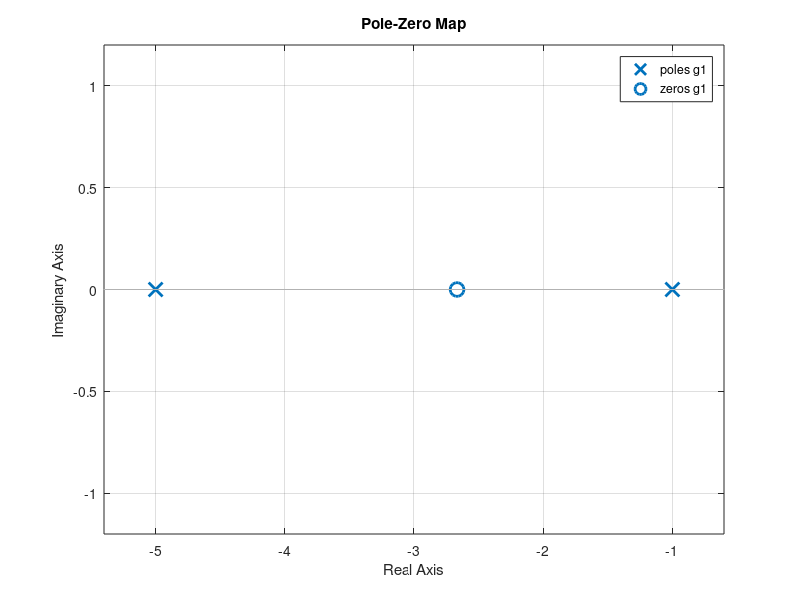
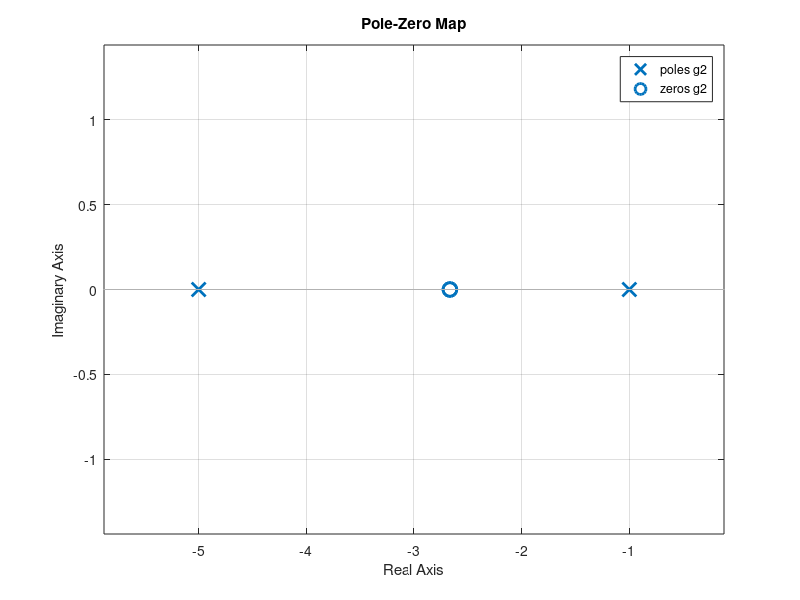
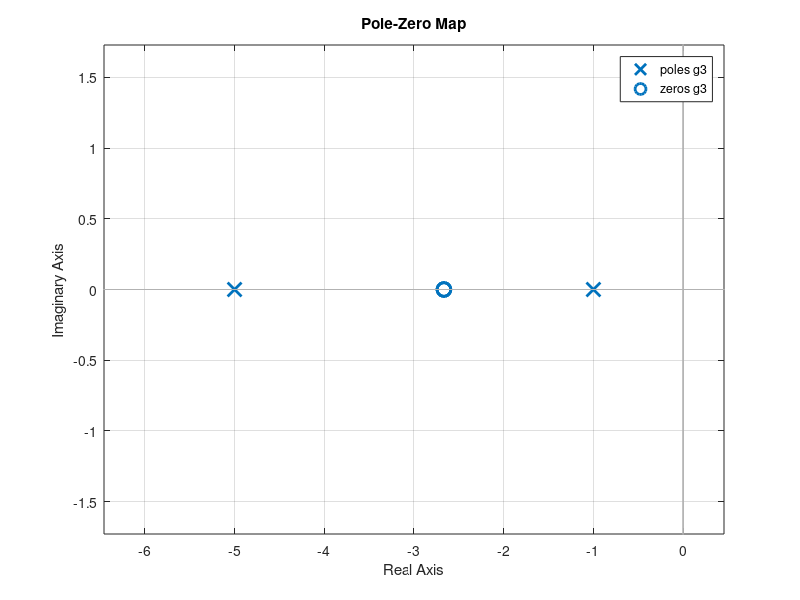
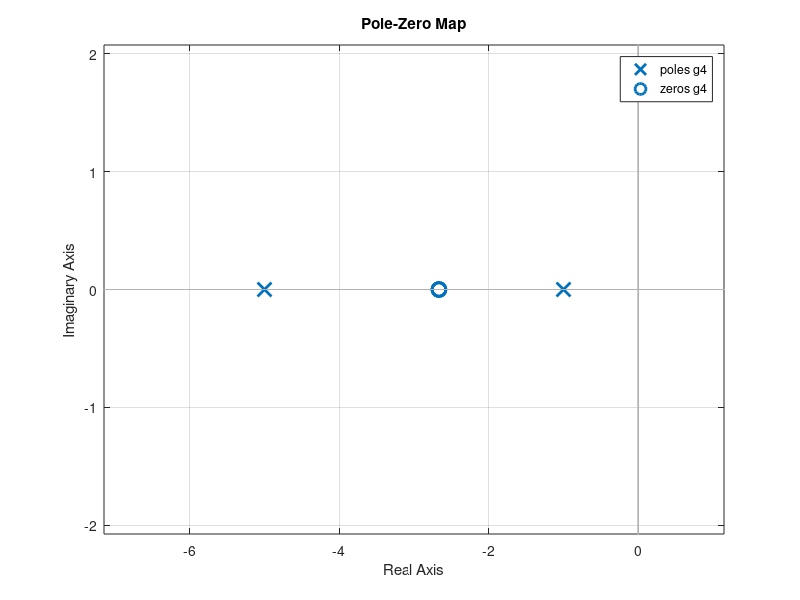

MATLAB code to generate these figures, in order:
% lab1 for control systems
pkg load control

%graphics_toolkit('gnuplot');

% transfer functions
g1 = tf([3,8],[1,6,5]);
g2 = tf([3,8],[1,9]);
g3 = tf([3,8],[1,2,8]);
g4 = tf([3,8],[1,-6,8]);

% compute poles and zeros of transfer functions
[p1,z1] = pzmap(g1);
[p2,z2] = pzmap(g2);
[p3,z3] = pzmap(g3);
[p4,z4] = pzmap(g4);

% get the step responses
s1 = step(g1);
s2 = step(g2);
s3 = step(g3);
s4 = step(g4);

% graph the poles and zeros
pdfopts='-dpdf -color';
pzmap(g1);
print -dpng -color '../graph/g1.png';
pzmap(g2);
print -dpng -color '../graph/g2.png';
pzmap(g3);
print -dpng -color '../graph/g3.png';
pzmap(g4);
print -dpng -color '../graph/g4.png';
close

% output the data
